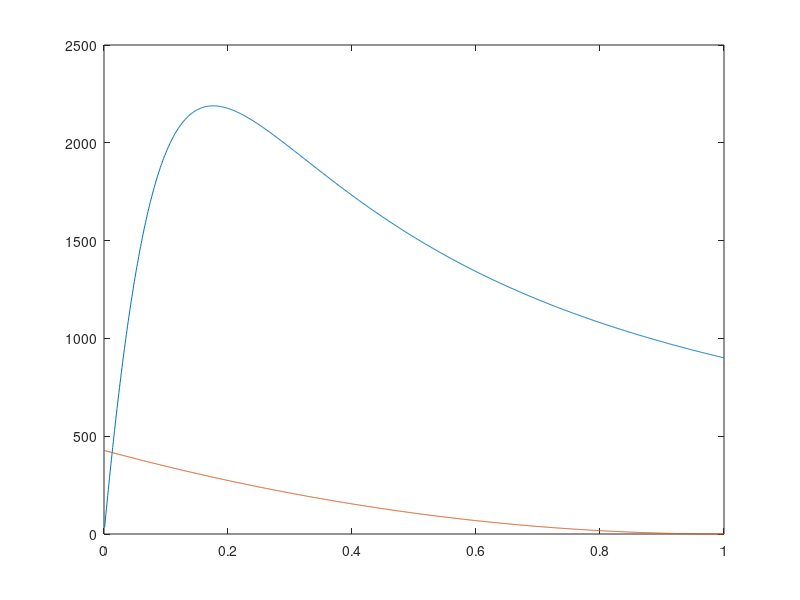

Recreate this plot in MATLAB.
%Goal: electrical engineering calculations involving a three-phase induction motor

V=400;
Rs=0.3;
Xs=0.4;
Rr=0.15;
Xr=0.4;
Xm=60;
ns=15;

%1st question
for ii=1:1001
    s(ii)=(ii-1)*0.001;
    %s1(ii)=1-s(ii);
end

Tem=(3*Rr./s)/(2*pi*ns).*abs(((V*Xm*j)/(Xm*j+Rs+Xs*j))./((1/(Rs+Xs*j)+1/(Xm*j))^-1+(Rr./s+Xr*j))).^2;

plot(s,Tem);
hold on

k=1.9;
Tpr=k*((1-s)*ns).^2;

plot(s,Tpr);

%2nd question
%Tem=Tpr for s0=0.0127, thus T0=412.2485 [N*m] and n0=14.729 rps=883.74
%[rpm]
%bisection method

%3rd question
s0=0.0127;
V=440;

Zmr=(j*Xm*(j*Xr+Rr/s0))/(j*(Xm+Xr)+Rr);
Is=V/(Rs+j*Xs+Zmr);
S=3*V*conj(Is);

%4th question
Z1=1.6+j*2.7;
Z2=0.1+j*0.4;

a=6000/(sqrt(3)*440);
I1=Is/a;
V2_=V*a;
Z2_=Z2*a^2;
V1=V2_+I1*(Z1+Z2_);

%5th question
Zg=0.2+j*12;
Zc=0.15+j*0.3;

Ig=I1;
Eg=V1+Ig*(Zg+Zc);

%6th question
Vg=Eg-Ig*Zg;
Sg=3*Vg*conj(Ig);